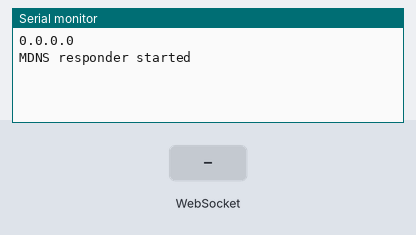
A sketch run on a simulated ESP8266 (NodeMCU). On the bench: the last lines printed to the serial monitor. The test bench sets the inputs (shaded band). WiFi joins after 1.5 s; servers stay silent unless stated.

Above: at 1.3 s.
1.4 s: WebSocket text "1" received
At 2.7 s:
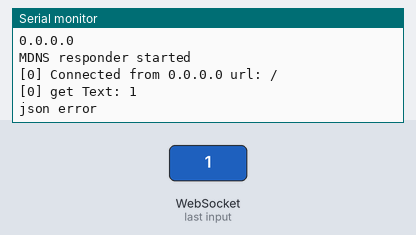
3.1 s: WebSocket text "0" received
At 3.9 s:
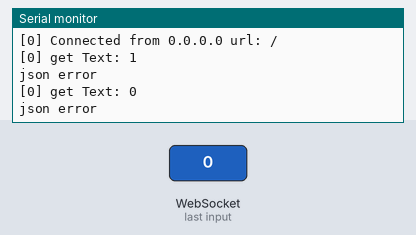
4.6 s: WebSocket text "2" received
At 5.0 s:
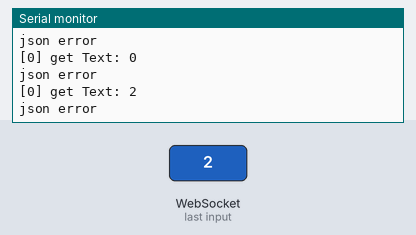

The sketch:

master.ino
```cpp
#include <Arduino.h>

#include <ESP8266WiFi.h>
#include <WebSocketsServer.h>
#include <ESP8266mDNS.h>
#include <Hash.h>
#include <ArduinoJson.h>
#include <Wire.h>

//ip configuration
IPAddress ip(192, 168, 1, 102);
IPAddress gateway(192, 168, 1, 1);
IPAddress subnet(255, 255, 255, 0);

//network credentials
const char *ssid = "networkThijs";
const char *password = "Welkom1690";

//RGB array plus extra optional values
int RGBAX[5] = {255, 255, 255};

WebSocketsServer webSocket = WebSocketsServer(81);

void webSocketEvent(uint8_t num, WStype_t type, uint8_t * payload, size_t length) {

    switch(type) {
        case WStype_DISCONNECTED:
            //client disconnected
            Serial.printf("[%u] Disconnected!\n", num);
            break;
        case WStype_CONNECTED: {
            //client connected, show IP address
            IPAddress ip = webSocket.remoteIP(num);
            Serial.printf("[%u] Connected from %d.%d.%d.%d url: %s\n", num, ip[0], ip[1], ip[2], ip[3], payload);

            // send message to client
            webSocket.sendTXT(num, "Connected");
        }
            break;
        case WStype_TEXT:
            // Received text
            Serial.printf("[%u] get Text: %s\n", num, payload);

            // Create jsonbuffer and parse object
            StaticJsonBuffer<300> JSONBuffer;

            JsonObject& json = JSONBuffer.parseObject(payload);

            //if parsing succeeded retrieve RGB and address values
            if (json.success()) {
              JsonObject& rgb = json["color"];

              // Normalize RGB data before storing
              RGBAX[0] = normalize(rgb["red"]);
              RGBAX[1] = normalize(rgb["green"]);
              RGBAX[2] = normalize(rgb["blue"]);

              int address = json["address"];

              //Send RGB values to slave address
              sendLedData(address);
            } else {
              Serial.println("json error");
            }

            break;
    }

}

void setup() {
    // Setup Serial connection
    Serial.begin(115200);
    delay(100);
    Serial.println();

    // Setup WiFi configuration and connect
    // WiFi.config(ip, gateway, subnet);
    WiFi.begin(ssid, password);

    // Log IP to serial
    Serial.println(ipToString(WiFi.localIP()));

    // start webSocket server
    webSocket.begin();
    webSocket.onEvent(webSocketEvent);

    // Begin MDNS service
    if(MDNS.begin("esp8266")) {
        Serial.println("MDNS responder started");
    }

    //Start i2c bus
    Wire.begin();

    // Add service to MDNS
    MDNS.addService("http", "tcp", 80);
    MDNS.addService("ws", "tcp", 81);
}

void loop() {
    // Handle Websockets
    webSocket.loop();
}

/*
 * int sendLedData
 * input: address of i2c slave
 * output: i2c result code
 * description: Sends the values of RGBAX array to the
 * i2c slave on the given address
 */
int sendLedData(int address) {
  Wire.beginTransmission(address);
  for (int i = 0; i < sizeof(RGBAX); i++) {
    Wire.write(RGBAX[i]);
  }
  return Wire.endTransmission();
}

/*
 * int normalize
 * input: integer to be converted
 * output: converted integer
 * description: Method to normalize data for the LED strips.
 * NOTE: Might move this task to the slaves
 */
int normalize(int data) {
  int i = 255 - data;
  return i;
}


/*
 * String ipToString
 * input: IPAddress
 * output string version of given IPAdress
 * description: converts IPAddress to String
 */
String ipToString(IPAddress ip) {
  String s = "";
  for (int i = 0; i < 4; i++)
    s += i  ? "." + String(ip[i]) : String(ip[i]);
  return s;
}
```

Measured:
- after the input at 1.4 s, the serial monitor: prints a new line after 0.20 s (image 1)
- after the input at 3.1 s, the serial monitor: prints a new line at once (image 2)
- after the input at 4.6 s, the serial monitor: prints a new line at once (image 3)
